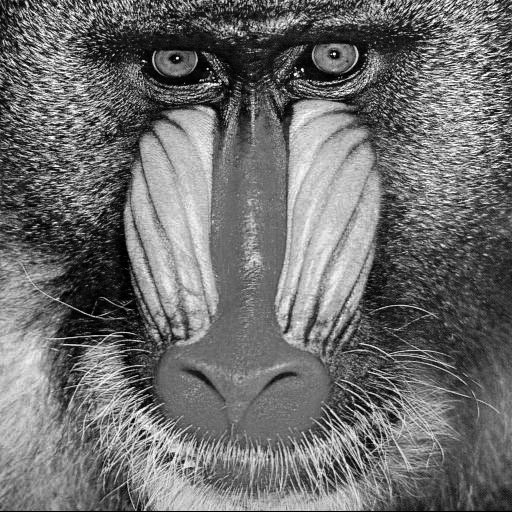
//> input picture LAB3/mandrill.jpg, 512 x 512 px
$ ./unblur mandrill.jpg   (built with g++ and OpenCV 4)
//> lines starting //> are read from the running program, lines starting //| are printed output that depends on the picture
// header inclusion
#include <stdio.h>
#include <opencv/cv.h>        //you may need to
#include <opencv/highgui.h>   //adjust import locations
#include <opencv/cxcore.h>    //depending on your machine setup


using namespace cv;

void GaussianBlur(
	cv::Mat &input,
	int size,
	cv::Mat &blurredOutput);

void addImage(cv::Mat &input, cv::Mat &addedInput);

void subImage(cv::Mat &input, cv::Mat &sub, cv::Mat &subInput);

int main( int argc, char** argv )
{

 // LOADING THE IMAGE
 char* imageName = argv[1];

 Mat image;
 image = imread( imageName, 1 );
//> image is the input picture: 512 rows x 512 cols, CV_8UC3; min 0, max 255, mean 110

 if( argc != 2 || !image.data )
 {
   printf( " No image data \n " );
   return -1;
 }

 // CONVERT COLOUR, BLUR AND SAVE
 Mat gray_image;
 cvtColor( image, gray_image, CV_BGR2GRAY );

 Mat carBlurred;
 GaussianBlur(gray_image,15,carBlurred);
//> in GaussianBlur, `cv::copyMakeBorder( input, paddedInput, kernelRadiusX, kernelRadiusX, ..`:
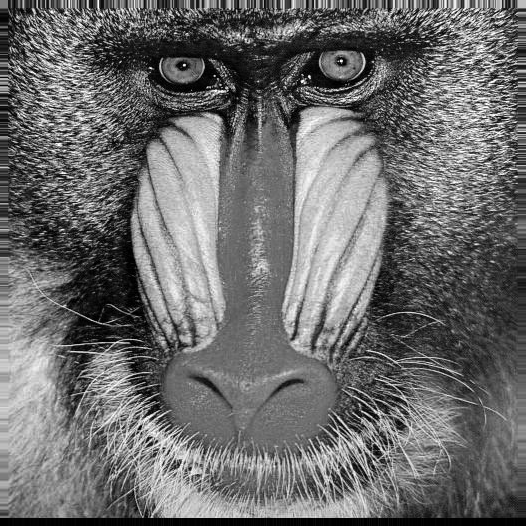
//> paddedInput: 526 rows x 526 cols, CV_8UC1; min 0, max 255, mean 108.2
//> after the loop in GaussianBlur, `for ( int i = 0; i < input.rows; i++ )`:
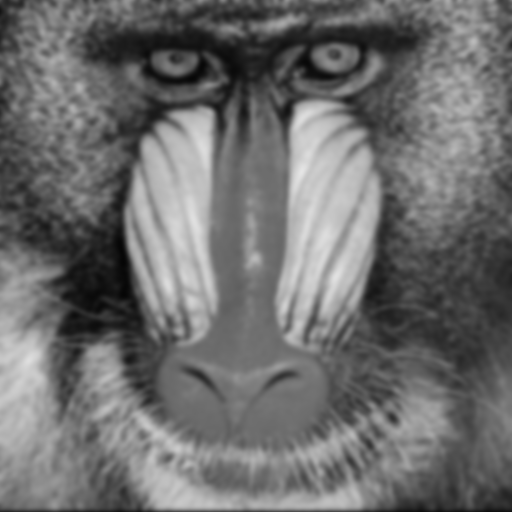
//> blurredOutput: 512 rows x 512 cols, CV_8UC1; min 5, max 229, mean 109.4

 Mat carCopy;
 addImage(gray_image, carCopy);

 Mat carSub;
 subImage(carCopy, carBlurred, carSub);

 imwrite( "sharp.jpg", carSub );

 return 0;
}

void addImage(cv::Mat &input, cv::Mat &addedInput) {
	addedInput.create(input.size(), input.type());

	for(int i = 0; i<input.rows; i++) {
		for(int j=0; j<input.cols; j++) {
			int val = (int) input.at<uchar>(i,j);
			addedInput.at<uchar>(i,j) = (uchar) val*2;
		}
	}
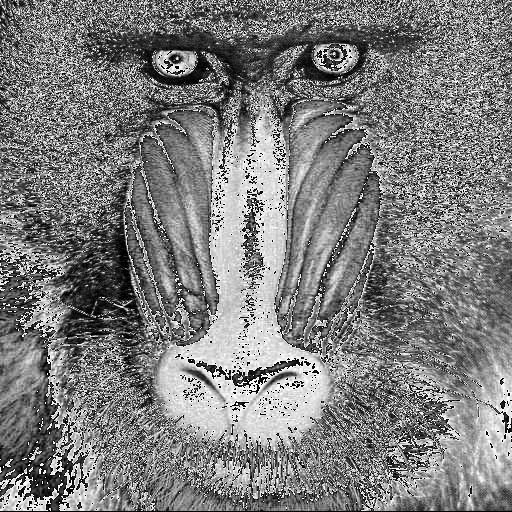
//> addedInput: 512 rows x 512 cols, CV_8UC1; min 0, max 254, mean 125.2
}

void subImage(cv::Mat &input, cv::Mat &sub, cv::Mat &subInput) {
	subInput.create(input.size(), input.type());

	for(int i = 0; i<input.rows; i++) {
		for(int j=0; j<input.cols; j++) {
			int val = (int) input.at<uchar>(i,j);
			int val2 = (int) sub.at<uchar>(i,j);
			subInput.at<uchar>(i,j) = (uchar) val - val2;
		}
	}
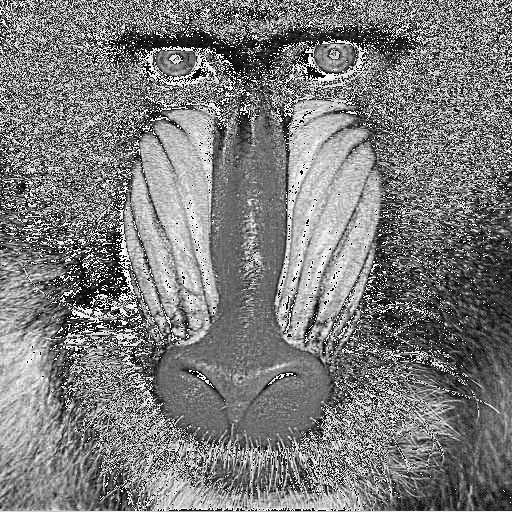
//> subInput: 512 rows x 512 cols, CV_8UC1; min 0, max 255, mean 124.2
}

void GaussianBlur(cv::Mat &input, int size, cv::Mat &blurredOutput)
{
	// intialise the output using the input
	blurredOutput.create(input.size(), input.type());

	// create the Gaussian kernel in 1D
	cv::Mat kX = cv::getGaussianKernel(size, -1);
	cv::Mat kY = cv::getGaussianKernel(size, -1);

	// make it 2D multiply one by the transpose of the other
	cv::Mat kernel = kX * kY.t();

	//CREATING A DIFFERENT IMAGE kernel WILL BE NEEDED
	//TO PERFORM OPERATIONS OTHER THAN GUASSIAN BLUR!!!

	// we need to create a padded version of the input
	// or there will be border effects
	int kernelRadiusX = ( kernel.size[0] - 1 ) / 2;
	int kernelRadiusY = ( kernel.size[1] - 1 ) / 2;

	cv::Mat paddedInput;
	cv::copyMakeBorder( input, paddedInput,
		kernelRadiusX, kernelRadiusX, kernelRadiusY, kernelRadiusY,
		cv::BORDER_REPLICATE );

	// now we can do the convoltion
	for ( int i = 0; i < input.rows; i++ )
	{
		for( int j = 0; j < input.cols; j++ )
		{
			double sum = 0.0;
			for( int m = -kernelRadiusX; m <= kernelRadiusX; m++ )
			{
				for( int n = -kernelRadiusY; n <= kernelRadiusY; n++ )
				{
					// find the correct indices we are using
					int imagex = i + m + kernelRadiusX;
					int imagey = j + n + kernelRadiusY;
					int kernelx = m + kernelRadiusX;
					int kernely = n + kernelRadiusY;

					// get the values from the padded image and the kernel
					int imageval = ( int ) paddedInput.at<uchar>( imagex, imagey );
					double kernalval = kernel.at<double>( kernelx, kernely );

					// do the multiplication
					sum += imageval * kernalval;
				}
			}
			// set the output value as the sum of the convolution
			blurredOutput.at<uchar>(i, j) = (uchar) sum;
		}
	}
}

$ run again, on LAB3/car2.png
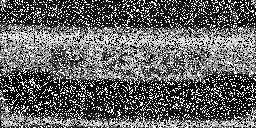
//> input picture LAB3/car2.png, 256 x 128 px
//> image is the input picture: 128 rows x 256 cols, CV_8UC3; min 0, max 255, mean 99.8
//> after the loop in GaussianBlur, `for ( int i = 0; i < input.rows; i++ )`:
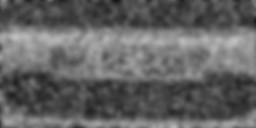
//> blurredOutput: 128 rows x 256 cols, CV_8UC1; min 21, max 192, mean 99
//> after the loop in subImage, `for(int i = 0; i<input.rows; i++)`:
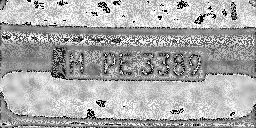
//> subInput: 128 rows x 256 cols, CV_8UC1; min 0, max 255, mean 169.5

$ run again, on LAB3/car3.png
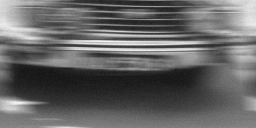
//> input picture LAB3/car3.png, 256 x 128 px
//> image is the input picture: 128 rows x 256 cols, CV_8UC3; min 16, max 246, mean 100.6
//> after the loop in addImage, `for(int i = 0; i<input.rows; i++)`:
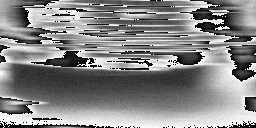
//> addedInput: 128 rows x 256 cols, CV_8UC1; min 0, max 254, mean 134.4
//> after the loop in subImage, `for(int i = 0; i<input.rows; i++)`:
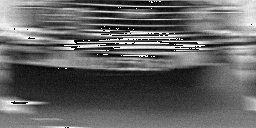
//> subInput: 128 rows x 256 cols, CV_8UC1; min 0, max 255, mean 99
